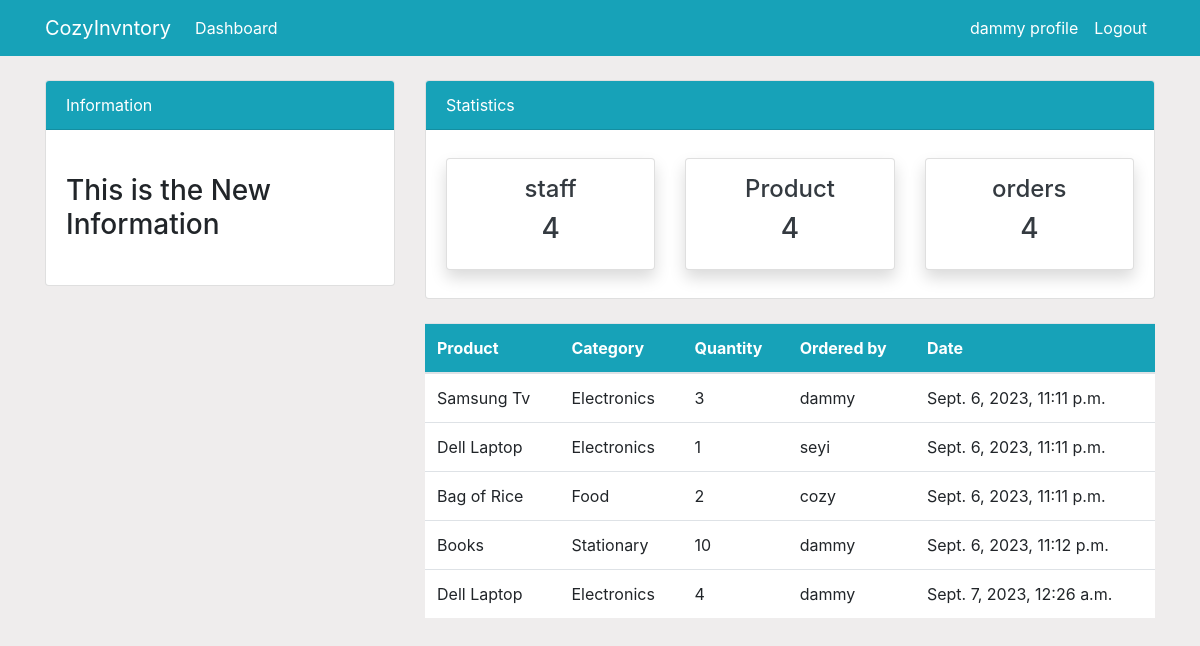
Screenshot of /order/ (signed in) with the database file from the repository.
### dashboard/models.py (models this page shows, shortened)
class Order(models.Model):
    product = models.ForeignKey(Product, on_delete=models.CASCADE, null=True)
    staff = models.ForeignKey(User, models.CASCADE, null=True)
    order_quantity = models.PositiveIntegerField(null=True)
    date = models.DateTimeField(auto_now_add=True)
    class Meta:
        verbose_name_plural = 'Order'

class Product(models.Model):
    name = models.CharField(max_length=100, null=True)
    category = models.CharField(max_length=20, choices=CATEGORY, null=True)
    quantity = models.PositiveIntegerField(null=True)
    class Meta:
        verbose_name_plural = 'Product'

### dashboard/views.py (the view)
# urls.py: path('order/', views.order, name='dashboard-order'),
@login_required
def order(request):
    orders=Order.objects.all()
    cart =Product.objects.all()
    context={
        'orders':orders,
        'cart': cart,
    }
    return render(request, 'dashboard/order.html', context)

### templates/dashboard/order.html (shortened to what this page needs)
{% extends 'partials/base.html' %}
{% block content %}
  {% include 'partials/topnav.html' %}
  <div class="container">
    <div class="row my-4">
      <div class="col-md-4"></div>
        <div class="col-md-8">
          <table class="table bg-white">
            <thead class="bg-info">
              <tr class="text-white">
                <th scope="col">Product</th>
                <th scope="col">Category</th>
                <th scope="col">Quantity</th>
                <th scope="col">Ordered by</th>
                <th scope="col">Date</th>
              </tr>
            </thead>
            <tbody>
              {% for orders in orders %}
              <tr>
                <td>{{orders.product.name}}</td>
                <td>{{orders.product.category}}</td>
                <td>{{orders.order_quantity}}</td>
                <td>{{orders.staff.username}}</td>
                <td>{{orders.date}}</td>
              </tr>
              {% endfor %}
            </tbody>
          </table>
        </div>
    </div>
  </div>
{% endblock %}

### templates/partials/nav.html (shortened to what this page needs)
<nav class="navbar navbar-expand-lg navbar-info bg-info">
    {% if user.is_authenticated%}
    <div class="container">
        <a class="navbar-brand text-white"  href="{% url 'dashboard-index' %}">CozyInvntory</a>
        <div class="collapse navbar-collapse" id="navbarSupportedContent">
            <ul class="navbar-nav mr-auto">
                <li class="nav-item active">
                <a class="nav-link text-white" href="{% url 'dashboard-index' %}">Dashboard <span class="sr-only">(current)</span></a>
                </li>
            </ul>
            <ul class="navbar-nav ml-auto">
                <li class="nav-item active">
                <a class="nav-link text-white" href="{% url 'user-profile' %}">{{user.username}} profile <span class="sr-only">(current)</span></a>
                </li>
                <li class="nav-item">
                <a class="nav-link text-white" href="{% url 'user-logout' %}">Logout</a>
                </li>
            </ul>
            {%endif%}
        </div>
    </div>
</nav>

### static/style.css (style rules this page uses)
body { background: rgb(230, 227, 227, 0.624); }

### rows the page displays
Order: product.name "Samsung Tv", product.category "Electronics", order_quantity "3", staff.username "dammy", date "Sept. 6, 2023, 11:11 p.m."
Order: product.name "Dell Laptop", product.category "Electronics", order_quantity "1", staff.username "seyi", date "Sept. 6, 2023, 11:11 p.m."
Order: product.name "Bag of Rice", product.category "Food", order_quantity "2", staff.username "cozy", date "Sept. 6, 2023, 11:11 p.m."
Order: product.name "Books", product.category "Stationary", order_quantity "10", staff.username "dammy", date "Sept. 6, 2023, 11:12 p.m."
Order: product.name "Dell Laptop", product.category "Electronics", order_quantity "4", staff.username "dammy", date "Sept. 7, 2023, 12:26 a.m."

### other values shown
{{ user.username }} "dammy"
